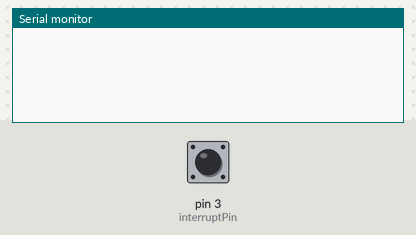
Bench run of a sketch on a simulated Arduino Uno, built with avr-gcc and run on an emulated ATmega328P. On the bench: the last lines printed to the serial monitor. The inputs (shaded band) are chosen by the test bench; at power-on: pin 3 (interruptPin) HIGH.

Above: at 1.2 s.
1.3 s: pin 3 (interruptPin) pulled LOW for 0.15 s
At 2.3 s:
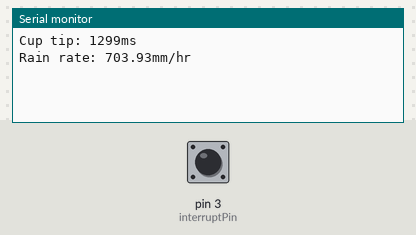
2.9 s: pin 3 (interruptPin) pulled LOW for 1 s
At 3.5 s:
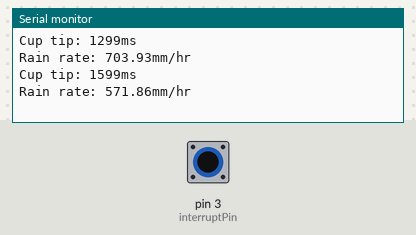
5.4 s: pin 3 (interruptPin) pulled LOW for 0.15 s
At 6.7 s:
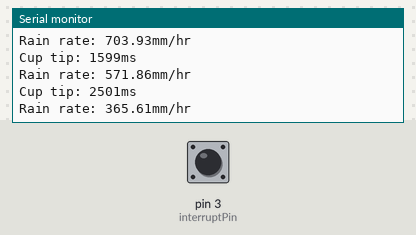

The sketch:

RainCounter.ino
```cpp
const byte interruptPin = 3;
const int interval = 500;
volatile unsigned long tiptime = millis();

void setup() {
  Serial.begin(9600);

  // Set up our digital pin as an interrupt
  pinMode(interruptPin, INPUT_PULLUP);
  attachInterrupt(digitalPinToInterrupt(interruptPin), count, FALLING);
}

void loop() {
}

void count() {
  // Grab the current ms count for common calculations
  unsigned long curtime = millis();

  // Make sure we don't record bounces
  if ((curtime - tiptime) < interval) {
    return;
  }

  // How long since the last tip?
  unsigned long tipcount = curtime - tiptime;
  tiptime = curtime;

  // Calculate mm/hr from period between cup tips
  double rainrate = 914400.0 / tipcount;

  Serial.print("Cup tip: ");
  Serial.print(tipcount);
  Serial.println("ms");

  Serial.print("Rain rate: ");
  Serial.print(rainrate);
  Serial.println("mm/hr");
}
```

Measured:
- after the input at 1.3 s, the serial monitor: prints a new line at once (image 1)
- after the input at 2.9 s, the serial monitor: prints a new line at once (image 2)
- after the input at 5.4 s, the serial monitor: prints a new line at once (image 3)
